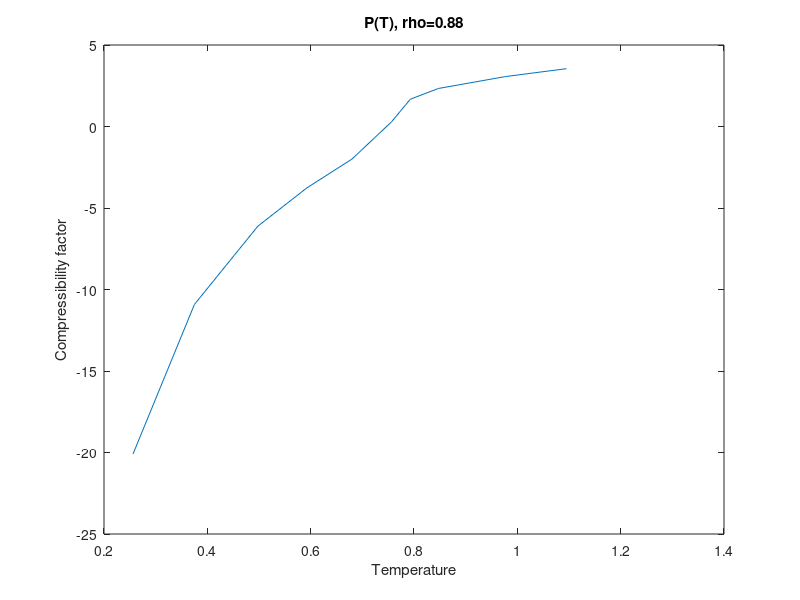
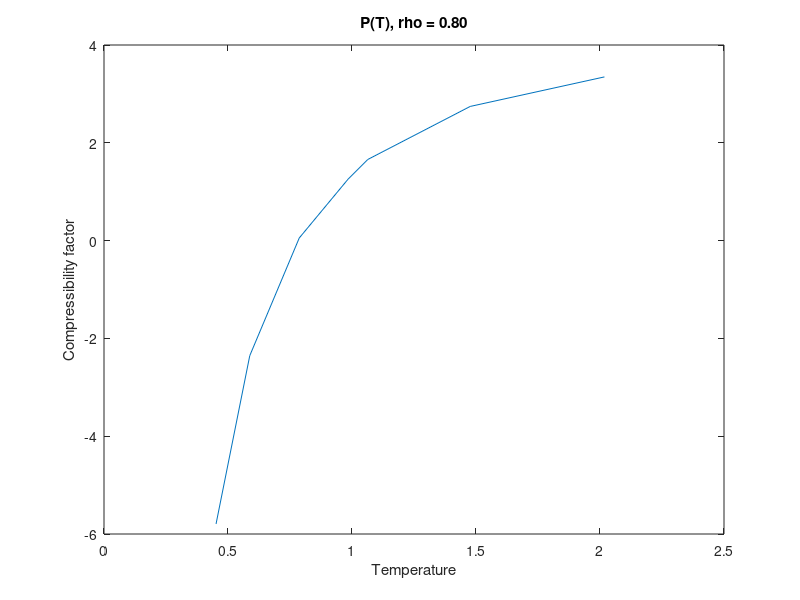
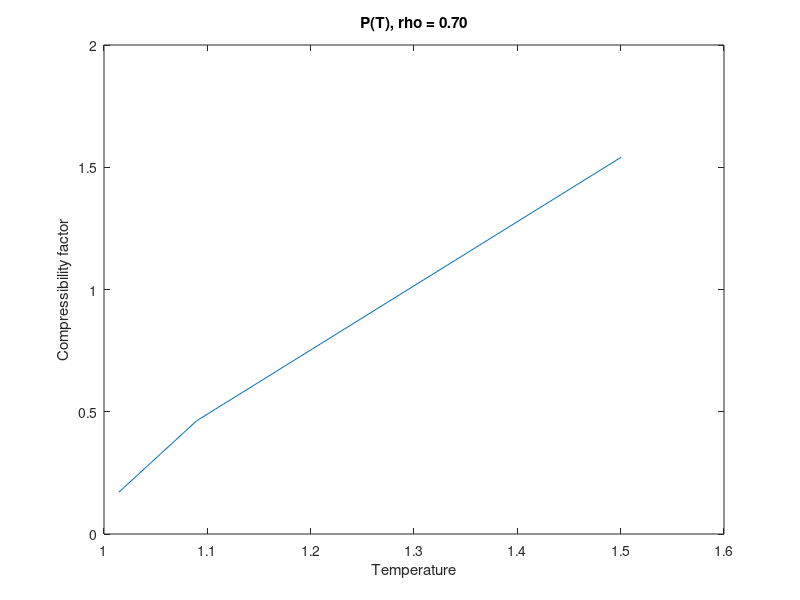
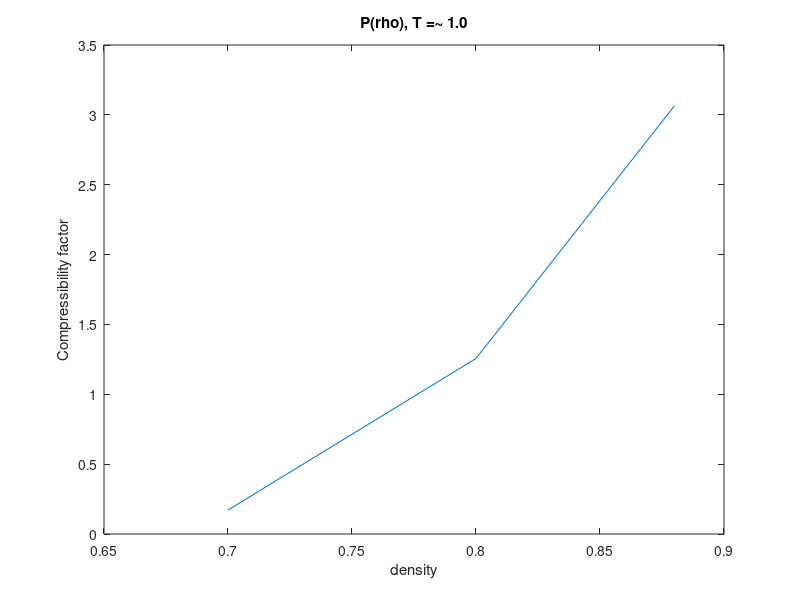

MATLAB code for these plots, in order:
inittemperature = [1.1,                 1.0,                    0.9,                0.8,                    0.7,                 0.6,                   0.5,                    0.4,                    0.3,                    0.2,                    2.0,                    1.5,                    1.1,                    1.0,                    0.8,                    0.6,                    0.4,                    1.5,                 1.1,                   1.0]
density         = [0.88,                0.88,                   0.88,               0.88,                   0.88,                0.88,                  0.88,                   0.88,                   0.88,                   0.88,                   0.80,                   0.80,                   0.80,                   0.80,                   0.80,                   0.80,                   0.80,                   0.70,                0.70,                  0.70]
kinenergy       = [1.6407543007682939,   1.4640036456946524,    1.2691957384878452, 1.1880029477928582,     1.1332783109724984,  1.0188770268293714,    0.88740242426344473,    0.74591096390775402,    0.56182557717928350,    0.38396196489632206,    3.0233442206695305,     2.2124262777185133,     1.5937203853803898,      1.4744981974221096,    1795661154734320,       0.88061301873415132,    0.67689196071405511,    2.2477768971790066,  1.6325977665831144,    1.5199800977826703   ]
potenergy       = [-5.7947124026973453,  -5.9357182296246789,   -6.0932731958428752, -6.1945572171958396,   -6.3736482151062379, -6.6111335775716746,   -6.7390313539237345,    -6.8553935034690419,    -7.0048855356010762,    -7.1505252839139901,    -4.6960745379576467,    -5.0945456292332638,    -5.4258503155588063,     -5.5025500353567089,   -5.6783477193417768,    -5.885260818587294,     -6.2305444150948288,    -4.5464848129511672, -4.7864485633561697,   -4.8400839719288111  ]
temperature     = [1.0951036816251880,   0.97713337186572391,   0.84711094480764637, 0.79291969632524484,   0.75639433038257142, 0.68003843273895481,   0.59228713369147645,    0.49785019143785209,    0.37498439450204785,    0.25627125351133434,    2.0178983442707410,    1.4766599489755083,     1.0637114043790319,      0.98413784671510451,   0.78728862400080746,    0.58775561852939884,    0.45178420552873205,    1.5002543369352350,  1.0896596912536198,     1.0144942483462551  ]
compressure     = [3.5477177150480448,   3.0645293670504290,    2.3323813161125955,  1.6753744191648730,    0.28217449123313099, -1.9963306388215445,   -3.7739438286857494,    -6.1126615880637996,    -10.917408746665460,    -20.081540125320451,    3.3475783951397742,     2.7437305461818573,     1.6592650397851578,      1.2562279597074733,   5.3382667073697543E-002, -2.3532046690569377,    -5.7943501966916777,    1.5404277803113007,  0.46304002897886742,    0.17146400969708664 ]
specificheat    = [1093.1361819040480,   1197.1256829046702,    1219.0191670443226,  2822.0127817812049,    1570.2759595546922,  1164.2578835779418,    1183.6156735560369,     1169.7977993082934,     1135.1089872387865,     1092.1641087644739,     1053.0032758086979,     1064.2869239416950,     1108.3906744437534,      1068.4283781722022,    1094.6796470292288,     1132.5930702854159,     -791.91147631470426,    997.00069714483038,  1029.1076774666565,     1021.9840653042186  ]




figure
selected_indices = density == 0.88
plot(temperature(selected_indices), compressure(selected_indices))
title('P(T), rho=0.88')
xlabel('Temperature')
ylabel('Compressibility factor')

figure
selected_indices = density == 0.80
plot(temperature(selected_indices), compressure(selected_indices))
title('P(T), rho = 0.80')
xlabel('Temperature')
ylabel('Compressibility factor')

figure
selected_indices = density == 0.70
plot(temperature(selected_indices), compressure(selected_indices))
title('P(T), rho = 0.70')
xlabel('Temperature')
ylabel('Compressibility factor')

figure
selected_indices = inittemperature == 1
plot(density(selected_indices), compressure(selected_indices))
title('P(rho), T =~ 1.0')
xlabel('density')
ylabel('Compressibility factor')
